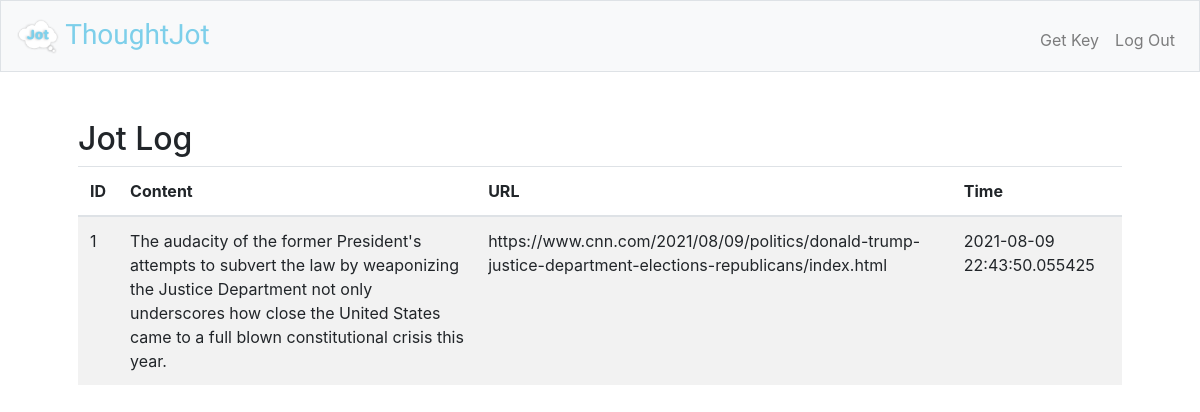
Screenshot of / (signed in) with the database file from the repository.
### app.py (models this page shows, shortened)
class Jot(db.Model):
    id = db.Column(db.Integer, primary_key=True)
    message = db.Column(db.String(10000))
    url = db.Column(db.String(500))
    submit_date = db.Column(db.DateTime, nullable=False, default=datetime.utcnow)
    category = db.Column(db.String(200))
    user_id = db.Column(db.Integer, db.ForeignKey('user.id'), nullable=False)

### app.py (the view)
@app.route("/")
@login_required
def index():
    rows = Jot.query.filter_by(user_id=session["user_id"]).all()
    return render_template("logs.html", rows=rows)

### app.py (called while the page is built)
@app.after_request
def after_request(response):
    response.headers["Cache-Control"] = "no-cache, no-store, must-revalidate"
    response.headers["Expires"] = 0
    response.headers["Pragma"] = "no-cache"
    return response

def login_required(f):
    @wraps(f)
    def decorated_function(*args, **kwargs):
        if session.get("user_id") is None:
            return redirect("/login")
        return f(*args, **kwargs)
    return decorated_function

### templates/logs.html (shortened to what this page needs)
{% extends "layout.html" %}
{% block main%}
    <h2>Jot Log</h2>
    <table class="table table-striped">
        <thead>
            <tr>
                <th>ID</th>
                <th>Content</th>
                <th>URL</th>
                <th>Time</th>
            </tr>
        </thead>
        <tbody>
            {% for row in rows %}
            <tr>
                <td>{{ row.id }}</td>
                <td>{{ row.message }}</td>
                <td>{{ row.url }}</td>
                <td>{{ row.submit_date }}</td>
            </tr>
            {% endfor %}
        </tbody>
    </table>
{% endblock%}

### templates/layout.html (shortened to what this page needs)
<!DOCTYPE html>
<html lang="en">
    <head>
        <link rel="stylesheet" href="https://cdn.jsdelivr.net/npm/bootstrap@4.5.3/dist/css/bootstrap.min.css">
        <link href="/static/styles.css" rel="stylesheet">
    </head>
    <body>
        <nav class="navbar navbar-expand-md navbar-light bg-light border">
            <a style="margin-right: 0;"class="navbar-brand fonta" href="/">
                <img style="width: 15%;" src="static/ThoughtJot128.png">
                <span style="color: #7dcfea;">ThoughtJot</span></a>
            <div class="collapse navbar-collapse" id="navbar">
                {% if session.user_id %}
                    <ul class="navbar-nav ml-auto mt-2">
                        <li class="nav-item"><a class="nav-link" href="/key">Get Key</a></li>
                        <li class="nav-item"><a class="nav-link" href="/logout">Log Out</a></li>
                    </ul>
                {% else %}
                    <ul class="navbar-nav ml-auto mt-2">
                        <li class="nav-item"><a class="nav-link" href="/login">Login</a></li>
                        <li class="nav-item"><a class="nav-link" href="/register">Register</a></li>
                    </ul>
                {% endif %}
            </div>
        </nav>
        <main class="container p-5">
            {% block main %}{% endblock %}
        </main>
    </body>
</html>

### static/styles.css (style rules this page uses)
.fonta { font-family: "Sanchez", serif; font-size: 28px; }

### rows the page displays
Jot: id "1", message "The audacity of the former President's attempts to subvert the law by weaponizing the Justice Department not only underscores how close the United States came to a full blown constitutional crisis this year.", url "https://www.cnn.com/2021/08/09/politics/donald-trump-justice-department-elections-republicans/index.html", submit_date "2021-08-09 22:43:50.055425"
